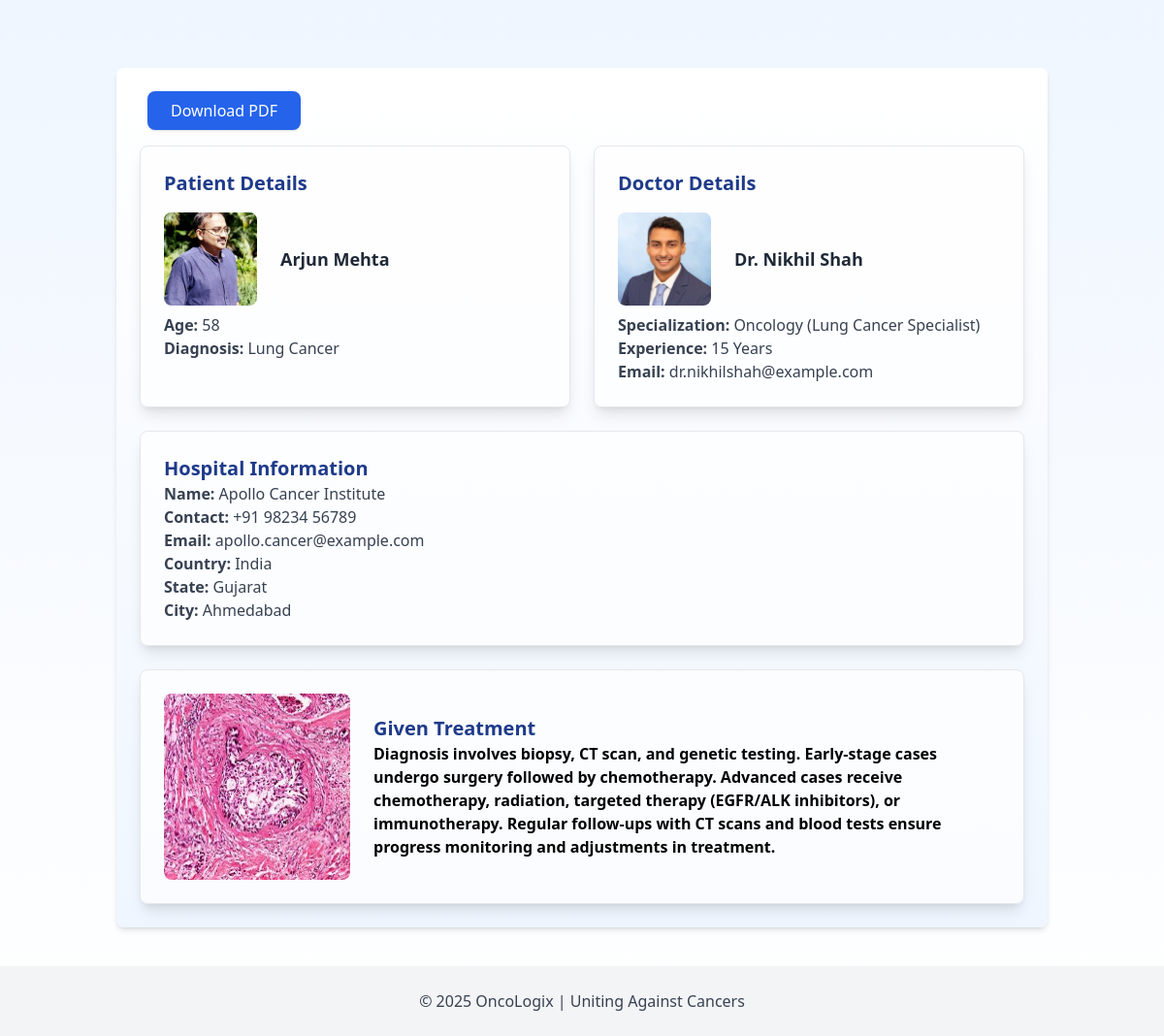
The page /3_Tumor_Collaction/patient_details.php?c_id=10 on the database its author committed.
### tables this page shows
CREATE TABLE `cases` (
  `c_id` int(11) NOT NULL,
  `p_id` int(11) DEFAULT NULL,
  `d_id` int(11) DEFAULT NULL,
  `h_id` int(11) DEFAULT NULL,
  `t_id` int(11) DEFAULT NULL,
  `cancer_type` varchar(100) NOT NULL,
  `patient_date` date NOT NULL DEFAULT current_timestamp()
);

CREATE TABLE `patient` (
  `p_id` int(11) NOT NULL,
  `P_name` varchar(100) NOT NULL,
  `age` int(11) NOT NULL,
  `p_image` varchar(255) DEFAULT NULL
);

CREATE TABLE `doctor` (
  `d_id` int(11) NOT NULL,
  `d_name` varchar(100) NOT NULL,
  `experience` int(11) NOT NULL,
  `specialization` varchar(100) NOT NULL,
  `d_photo` varchar(255) DEFAULT NULL,
  `email` varchar(100) NOT NULL
);

CREATE TABLE `hospital` (
  `h_id` int(11) NOT NULL,
  `h_name` varchar(100) NOT NULL,
  `email` varchar(100) NOT NULL,
  `contactNo` varchar(15) NOT NULL,
  `country` varchar(100) NOT NULL,
  `state` varchar(100) NOT NULL,
  `city` varchar(100) NOT NULL
);

CREATE TABLE `treatment` (
  `t_id` int(11) NOT NULL,
  `t_given` text NOT NULL,
  `M_image` varchar(255) DEFAULT NULL
);

### 3_Tumor_Collaction/patient_details.php (the view, shortened to what this page needs)
<?php
include("../1_Admin_Panel/db_conn.php");
$c_id = intval($_SESSION['c_id']);
$query = "SELECT
    ca.c_id AS CancerID,
    ca.cancer_type AS CancerType,
    p.P_name AS PatientName,
    p.age AS PatientAge,
    p.p_image AS PatientImage,
    d.d_name AS DoctorName,
    d.specialization AS DoctorSpe,
    d.experience AS DoctorExp,
    d.d_photo AS DoctorImage,
    d.email AS DoctorEmail,
    h.h_name AS HosName,
    h.email AS HosEmail,
    h.contactNo AS HosContact,
    h.country AS HosCountry,
    h.state AS HosState,
    h.city AS HosCity,
    t.t_given AS TreatGiven,
    t.M_image AS TreatImage
FROM cases ca
JOIN patient p ON ca.p_id = p.p_id
JOIN doctor d ON ca.d_id = d.d_id
JOIN hospital h ON ca.h_id = h.h_id
JOIN treatment t ON ca.t_id = t.t_id
WHERE ca.c_id = ?";
$stmt = mysqli_prepare($conn, $query);
mysqli_stmt_bind_param($stmt, "i", $c_id);
if (!mysqli_stmt_execute($stmt)) {
    die("❌ Error: Query execution failed.");
}
$result = mysqli_stmt_get_result($stmt);
if (mysqli_num_rows($result) > 0) {
    $patientDetails = mysqli_fetch_assoc($result);
} else {
    die("❌ Error: No records found for Cancer ID $c_id.");
}
?>
<!DOCTYPE html>
<html lang="en">
<head>
    <script src="https://cdn.tailwindcss.com"></script>
</head>
<body class="bg-gradient-to-b from-blue-50 to-white">
    <div class="container mx-auto p-6 shadow-md rounded-lg mt-[70px] bg-gradient-to-b from-white to-blue-50 lg:w-[80vw]">
        <button id="downloadPDF" onclick="generatePDF()" class="mb-4 ml-2 px-6 py-2 bg-blue-600 text-white rounded-lg shadow">Download PDF</button>
        <div class="flex flex-wrap md:flex-nowrap gap-6">
            <div class="flex-1 bg-white/70 shadow-lg p-6 rounded-lg border border-gray-200">
                <h3 class="text-xl font-semibold text-blue-900 mb-4">Patient Details</h3>
                <div class="flex items-center">
                    <img src="<?= !empty($patientDetails['PatientImage']) ? '../1_Admin_Panel/uploads/' . htmlspecialchars($patientDetails['PatientImage']) : './assets/img/unknown.jpg' ?>"
                        alt="Patient Image" class="w-24 h-24 rounded-lg mr-6">
                    <p class="text-lg font-semibold text-gray-800"><?= htmlspecialchars($patientDetails['PatientName']); ?></p>
                </div>
                <p class="text-gray-700 mt-[8px]"><strong>Age:</strong> <?= htmlspecialchars($patientDetails['PatientAge']); ?></p>
                <p class="text-gray-700"><strong>Diagnosis:</strong> <?= htmlspecialchars($patientDetails['CancerType']); ?></p>
            </div>
            <div class="flex-1 bg-white/70 shadow-lg p-6 rounded-lg border border-gray-200">
                <h3 class="text-xl font-semibold text-blue-900 mb-4">Doctor Details</h3>
                <div class="flex items-center">
                    <img src="<?= !empty($patientDetails['DoctorImage']) ? '../1_Admin_Panel/uploads/' . htmlspecialchars($patientDetails['DoctorImage']) : './assets/img/unknown.jpg' ?>"
                        alt="Doctor Image" class="w-24 h-24 rounded-lg mr-6">
                    <p class="text-lg font-semibold text-gray-800"><?= htmlspecialchars($patientDetails['DoctorName']); ?></p>
                </div>
                <p class="text-gray-700 mt-[8px]"><strong>Specialization:</strong> <?= htmlspecialchars($patientDetails['DoctorSpe']); ?></p>
                <p class="text-gray-700"><strong>Experience:</strong> <?= htmlspecialchars($patientDetails['DoctorExp']); ?> Years</p>
                <p class="text-gray-700"><strong>Email:</strong> <?= htmlspecialchars($patientDetails['DoctorEmail']); ?></p>
            </div>
        </div>
        <div class="mt-6 bg-white/70 shadow-lg p-6 rounded-lg border border-gray-200">
            <h3 class="text-xl font-semibold text-blue-900">Hospital Information</h3>
            <p class="text-gray-700"><strong>Name:</strong> <?= htmlspecialchars($patientDetails['HosName']); ?></p>
            <p class="text-gray-700"><strong>Contact:</strong> <?= htmlspecialchars($patientDetails['HosContact']); ?></p>
            <p class="text-gray-700"><strong>Email:</strong> <?= htmlspecialchars($patientDetails['HosEmail']); ?></p>
            <p class="text-gray-700"><strong>Country:</strong> <?= htmlspecialchars($patientDetails['HosCountry']); ?></p>
            <p class="text-gray-700"><strong>State:</strong> <?= htmlspecialchars($patientDetails['HosState']); ?></p>
            <p class="text-gray-700"><strong>City:</strong> <?= htmlspecialchars($patientDetails['HosCity']); ?></p>
        </div>
        <div class="mt-6 bg-white/70 shadow-lg p-6 rounded-lg border border-gray-200 flex items-center">
            <img src="<?= !empty($patientDetails['TreatImage']) ? '../1_Admin_Panel/uploads/' . htmlspecialchars($patientDetails['TreatImage']) : './assets/img/unknown.jpg' ?>"
                alt="Treatment Image" class="w-48 h-48 rounded-lg mr-6">
            <div>
                <h3 class="text-xl font-semibold text-blue-900">Given Treatment</h3>
                <p class="font-semibold"><?= htmlspecialchars($patientDetails['TreatGiven']); ?></p>
            </div>
        </div>
    </div>
    <?php include("../4_M_A_C/footer.php") ?>
</body>
</html>

### 4_M_A_C/footer.php (shortened to what this page needs)
<!DOCTYPE html>
<html lang="en">
<head>
</head>
<body>
    <footer class="text-center py-6 bg-gray-100 mt-10 text-gray-700 text-sm md:text-base" id="main-footer">
        © 2025 OncoLogix | Uniting Against Cancers
    </footer>
</body>
</html>

### rows shown on the page
cases: p.p_image (picture), p.P_name "Arjun Mehta", p.age "58", cancer_type "Lung Cancer", d.d_photo (picture), d.d_name "Dr. Nikhil Shah", d.specialization "Oncology (Lung Cancer Specialist)", d.experience "15", d.email "dr.nikhilshah@example.com", h.h_name "Apollo Cancer Institute", h.contactNo "+91 98234 56789", h.email "apollo.cancer@example.com", h.country "India", h.state "Gujarat", h.city "Ahmedabad", t.M_image (picture), t.t_given "Diagnosis involves biopsy, CT scan, and genetic testing. Early-stage cases undergo surgery followed by chemotherapy. Advanced cases receive chemotherapy, radiation, targeted therapy (EGFR/ALK inhibitors), or immunotherapy. Regular follow-ups with CT scans and blood tests ensure progress monitoring and adjustments in treatment."
